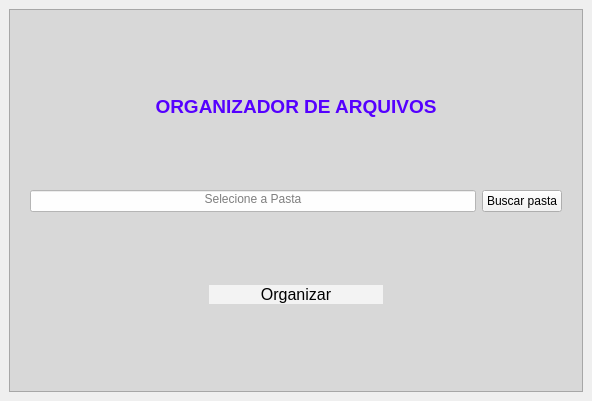
<?xml version="1.0" encoding="UTF-8"?>
<ui version="4.0">
 <class>MainWindow</class>
 <widget class="QMainWindow" name="MainWindow">
  <property name="geometry">
   <rect>
    <x>0</x>
    <y>0</y>
    <width>592</width>
    <height>401</height>
   </rect>
  </property>
  <property name="windowTitle">
   <string>MainWindow</string>
  </property>
  <widget class="QWidget" name="centralwidget">
   <layout class="QGridLayout" name="gridLayout">
    <item row="0" column="0">
     <widget class="QFrame" name="frame">
      <property name="styleSheet">
       <string notr="true">background-color: rgb(216, 216, 216);</string>
      </property>
      <property name="frameShape">
       <enum>QFrame::StyledPanel</enum>
      </property>
      <property name="frameShadow">
       <enum>QFrame::Raised</enum>
      </property>
      <layout class="QVBoxLayout" name="verticalLayout">
       <property name="leftMargin">
        <number>20</number>
       </property>
       <property name="topMargin">
        <number>20</number>
       </property>
       <property name="rightMargin">
        <number>20</number>
       </property>
       <property name="bottomMargin">
        <number>20</number>
       </property>
       <item>
        <widget class="QLabel" name="label">
         <property name="text">
          <string>&lt;html&gt;&lt;head/&gt;&lt;body&gt;&lt;p align=&quot;center&quot;&gt;&lt;span style=&quot; font-size:14pt; font-weight:600; color:#5500ff;&quot;&gt;ORGANIZADOR DE ARQUIVOS&lt;/span&gt;&lt;/p&gt;&lt;/body&gt;&lt;/html&gt;</string>
         </property>
        </widget>
       </item>
       <item>
        <layout class="QHBoxLayout" name="horizontalLayout_2">
         <item>
          <widget class="QLineEdit" name="CaminhoArquivo">
           <property name="styleSheet">
            <string notr="true">QLineEdit{background-color:rgb(254, 254, 254);}</string>
           </property>
           <property name="alignment">
            <set>Qt::AlignHCenter|Qt::AlignTop</set>
           </property>
           <property name="placeholderText">
            <string>Selecione a Pasta</string>
           </property>
          </widget>
         </item>
         <item>
          <widget class="QPushButton" name="pushButton">
           <property name="cursor">
            <cursorShape>PointingHandCursor</cursorShape>
           </property>
           <property name="styleSheet">
            <string notr="true">QPushButton{border-top-radius: 15px; background-color:rgb(243, 243, 243);} 
QPushButton:hover{color:#fff; background-color:rgb(135, 202, 0)}</string>
           </property>
           <property name="text">
            <string>Buscar pasta</string>
           </property>
          </widget>
         </item>
        </layout>
       </item>
       <item>
        <layout class="QHBoxLayout" name="horizontalLayout">
         <item>
          <widget class="QLabel" name="label_2">
           <property name="text">
            <string/>
           </property>
          </widget>
         </item>
         <item>
          <widget class="QPushButton" name="btnOrganizer">
           <property name="enabled">
            <bool>true</bool>
           </property>
           <property name="minimumSize">
            <size>
             <width>14</width>
             <height>16</height>
            </size>
           </property>
           <property name="font">
            <font>
             <pointsize>12</pointsize>
            </font>
           </property>
           <property name="cursor">
            <cursorShape>PointingHandCursor</cursorShape>
           </property>
           <property name="styleSheet">
            <string notr="true">QPushButton{background-color:rgb(243, 243, 243);border-radius:100px;} 
QPushButton:hover{color:#fff; background-color:rgb(135, 202, 0)}</string>
           </property>
           <property name="text">
            <string>Organizar</string>
           </property>
           <property name="iconSize">
            <size>
             <width>15</width>
             <height>15</height>
            </size>
           </property>
          </widget>
         </item>
         <item>
          <widget class="QLabel" name="label_3">
           <property name="text">
            <string/>
           </property>
          </widget>
         </item>
        </layout>
       </item>
      </layout>
     </widget>
    </item>
   </layout>
  </widget>
 </widget>
 <resources/>
 <connections/>
</ui>
